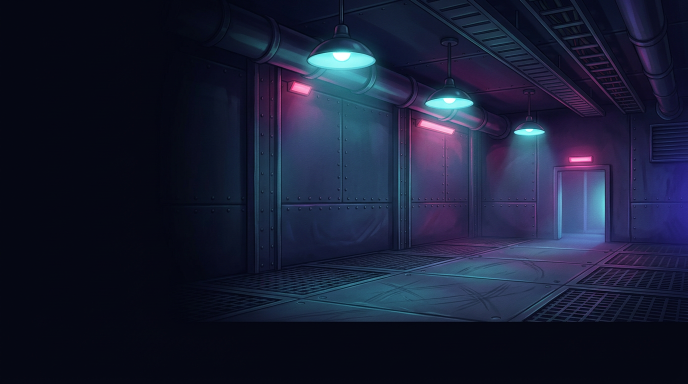
#> input picture assets-src/arena/bg_arena_night.png, 1376 x 768 px (shown at 1/2 size)
$ python build_potato_arena_assets.py
#> lines starting #> are read from the running program, lines starting #| are printed output that depends on the picture
#!/usr/bin/env python3
"""Neon Relay — «Potato Arena» asset bake.

Takes the approved Arena masters and produces the shipped, style-unified UI art:

  assets-src/arena/*.png        -> data/ui/backgrounds/*.png   (1280x720, quiet-zone enforced)
  assets-src/{arena,landing}    -> design/landing/*.jpg        (web derivatives, same recipe)
  data/game.png (weapon rects)  -> data/ui/weapons/weapons_6_128.png  (6x128 menu strip)
                                   assets-src/weapons/weapons_ui_all.png (2x3 master collage)
  (procedural, Neon Drive tokens) -> data/ui/icons/gamification_24.png (8x3 @64px)

Design rules implemented here (see docs/UI_POTATO_ARENA_REDESIGN_RU.md §2):
  * P4 no text in raster: nothing here writes glyphs; captions stay in the client.
  * P6 quiet zone: left 45% and bottom 14% are multiplied toward the night-0 base so that
    labels keep contrast; the report prints the measured luminance before/after.
  * P1/P8 one palette, one stroke weight: icon glyphs reuse the exact primitives and tokens of
    scripts/build_neon_ui_art.py, so menu icons and the in-game sheets cannot drift apart.
  * Weight gate: every shipped background must stay under --max-kb (default 400), the script
    falls back to an adaptive palette only when the quantization error is imperceptible.

`--check` regenerates into a temp dir and byte-compares with the repository (CI determinism gate).
"""
from __future__ import annotations

import argparse
import math
import os
import sys
import tempfile
import zlib
from pathlib import Path

import numpy as np
from PIL import Image, ImageDraw, ImageFilter

ROOT = Path(__file__).resolve().parent.parent
sys.path.insert(0, str(ROOT / "scripts"))
import build_neon_ui_art as ui  # noqa: E402  tokens + drawing primitives = single style source

SRC_ARENA = ROOT / "assets-src" / "arena"
SRC_ARSENAL = ROOT / "assets-src" / "arsenal"
SRC_LANDING = ROOT / "assets-src" / "landing"
OUT_BG = ROOT / "data" / "ui" / "backgrounds"
OUT_ICONS = ROOT / "data" / "ui" / "icons"
OUT_WEAPONS = ROOT / "data" / "ui" / "weapons"
OUT_ARSENAL = ROOT / "data" / "ui" / "arsenal"

# Armoury cards: one cell per weapon, 3 columns x 2 rows, cell 384x256. The client selects a cell
# with the same QuadsSetSubset math as the icon atlas (see CMenus::RenderWeaponCard).
CARD_W, CARD_H, CARD_COLS = 384, 256, 3

BG_W, BG_H = 1280, 720
QUIET_X, QUIET_Y = 0.45, 0.86  # left fraction / first row of the bottom band
NIGHT_0 = (5, 6, 14)
MAX_MAE = 8.0  # mean abs error per channel that stays invisible under the veil
# A JPEG is lossy by design and by *build*: libjpeg-turbo (CI runner) and libjpeg 6.2 (sandbox) put
# different bytes on disk for the same pixels. The gate therefore compares the shipped file with the
# pre-encode pixels and allows the encoder's own error, which is small and does not differ in kind.
JPEG_MAE = 6.0
# The background pipeline is not bit-reproducible across CPUs: `UnsharpMask` and the float composite
# run through Pillow/numpy code paths that use SIMD when the host has it, so a fresh bake can differ
# from the shipped file by a single least-significant bit on a handful of pixels (measured on the CI
# runner: 1-314 pixels of 921,600, max delta 1-2). That is the same art, and a pixel-exact gate would
# simply be red forever on somebody else's machine. The gate therefore accepts only noise of that
# size and shape; anything a person could see still fails.
SIMD_PIXEL_DELTA = 2          # largest per-channel difference that can only be rounding
SIMD_CHANGED_FRACTION = 0.002  # and it may touch at most a fifth of a percent of the pixels
CYAN, MAGENTA, VIOLET, WHITE, DIM = ui.CYAN, ui.MAGENTA, ui.VIOLET, ui.WHITE, ui.DIM

# Master (assets-src/arena) -> shipped name. Keys are the approved Arena masters.
BACKGROUNDS = [
    ("bg_arena_night.png", "arena_night.png"),        # start page
    ("bg_arena_burn.png", "arena_burn.png"),          # Races / burn-out lobby
    ("bg_arena_roster.png", "arena_roster.png"),       # Characters storefront
    ("bg_arena_vault.png", "arena_vault.png"),         # Wallet / prize vault
    ("bg_arena_podium.png", "arena_podium.png"),       # Leaders
    ("bg_arena_control.png", "arena_control.png"),     # Settings
    ("bg_ingame_combat.png", "arena_combat.png"),      # connected / in-game menu
    ("bg_arena_popup.png", "arena_popup.png"),         # fullscreen popups
    ("bg_arena_armory.png", "arena_armory.png"),        # Arsenal (six empty display niches)
]

# Same rects as scripts/build_potato_weapon_sheet.py (data/game.png is 1024x512, 32px grid).
WEAPON_RECTS = {
    "hammer": (64, 32, 128, 96),
    "pistol": (64, 128, 128, 64),
    "shotgun": (64, 192, 256, 64),
    "grenade": (64, 256, 224, 64),
    "ninja": (64, 320, 256, 64),
    "laser": (64, 384, 224, 96),
}
WEAPON_ORDER = ["hammer", "pistol", "shotgun", "grenade", "laser", "ninja"]
# Master (assets-src/arsenal) per weapon, in WEAPON_ORDER. Same six weapons as the sprite strip.
ARSENAL_MASTERS = {name: f"weapon_{name}.png" for name in WEAPON_ORDER}

ICON_NAMES = [
    "level_ring", "xp_bolt", "streak_flame", "quest_target", "daily_sun", "chest_prize", "trophy", "medal",
    "ticket", "coin_skr", "potato", "shield", "heart", "star", "crown", "lock", "check", "bell",
    "rank_up", "skull", "timer", "hook", "chat", "gear",
]


def stat(img: Image.Image) -> tuple[float, float]:
    a = np.asarray(img.convert("L"), dtype=np.float64)
    return float(a.mean()), float(a.std())


def quiet_zone(img: Image.Image) -> Image.Image:
    """Blend the left band and the bottom band toward night-0 (rule P6)."""
    w, h = img.size
    a = np.asarray(img.convert("RGB"), dtype=np.float64)
    xs = np.arange(w) / max(1.0, w * QUIET_X)
    fade_x = np.clip(xs, 0.0, 1.0) ** 0.7  # 0 at the left edge -> 1 outside the band
    y0 = int(h * QUIET_Y)
    fade_y = np.clip((np.arange(h) - y0) / max(1.0, h - y0), 0.0, 1.0) ** 0.8
    weight = np.minimum(fade_x[None, :], 1.0 - fade_y[:, None] * 0.55)
    weight = np.repeat(weight[..., None], 3, axis=2)
    base = np.asarray(NIGHT_0, dtype=np.float64)
    out = a * weight + base * (1.0 - weight)
    return Image.fromarray(np.clip(out, 0, 255).astype(np.uint8), "RGB")


# [9 lines left out: function _mae, not called in this run]


def save_small(img: Image.Image, dest: Path, max_kb: int) -> tuple[int, float]:
    """Smallest PNG that keeps the quantization error invisible under the menu veil.

    The client draws these at 38% alpha behind an 85% night-0 veil, so a 1280x720 adaptive
    palette is plenty; we still refuse a candidate whose mean absolute error exceeds MAX_MAE
    and fall back to higher fidelity instead of shipping banding.
    """
    dest.parent.mkdir(parents=True, exist_ok=True)
    rgb = img.convert("RGB")
    rgb.save(dest, optimize=True, compress_level=9)
    best = (dest.stat().st_size, 0.0)
    if best[0] <= max_kb * 1024:
        return best
    ref = np.asarray(rgb, dtype=np.int16)
    for colors in (160, 128, 96, 64):
        q = rgb.quantize(colors=colors, method=Image.Quantize.MEDIANCUT, dither=Image.Dither.FLOYDSTEINBERG)
        q.save(dest, optimize=True, compress_level=9)
        err = _mae(np.asarray(q.convert("RGB"), dtype=np.int16), ref)
        size = dest.stat().st_size
        if size <= max_kb * 1024 and err <= MAX_MAE:
            return size, err
        if size <= max_kb * 1024:
            best = (size, err)  # remember, keep trying for an acceptable error
    if best[0] > max_kb * 1024:
        best = (size, err)
    return best


def bake_backgrounds(max_kb: int, report: list[str], out_bg: Path = OUT_BG) -> None:
#> called with max_kb = 400
    out_bg.mkdir(parents=True, exist_ok=True)
    for src_name, dst_name in BACKGROUNDS:
        src = SRC_ARENA / src_name
        if not src.exists():
            report.append(f"MISSING master: {src.relative_to(ROOT)}")
            continue
        img = Image.open(src).convert("RGB")
#> img is the input picture: PIL image 1376x768 RGB; mean R, G, B 24.7, 29.8, 53
        img = img.resize((BG_W, BG_H), Image.LANCZOS)
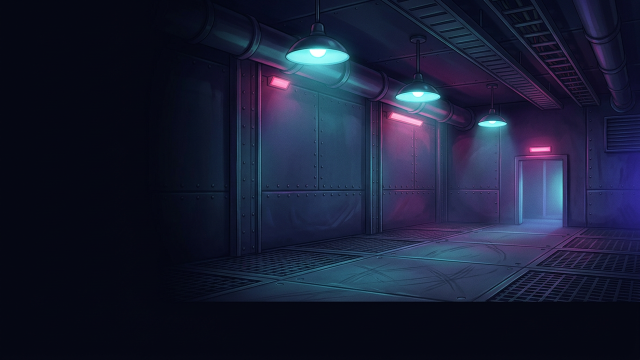
#> img: PIL image 1280x720 RGB (shown at 1/2 size); mean R, G, B 24.7, 29.8, 53
        before_mean, before_sd = stat(img)
#> in stat, `a = np.asarray(img.convert("L"), dtype=np.float64)`:
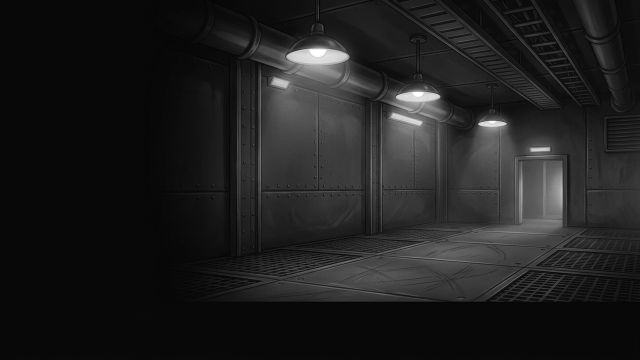
#> a: shape (720, 1280) float64 (shown at 1/2 size); min 1, max 255, mean 30.9
#> before_mean = 30.93; before_sd = 31.8
        img = quiet_zone(img)
        img = img.filter(ImageFilter.UnsharpMask(radius=1.4, percent=42, threshold=3))
        after_mean, after_sd = stat(img)
#> after_mean = 30.26; after_sd = 32.46
        size, err = save_small(img, out_bg / dst_name, max_kb)
#> size = 342879; err = 0
        a = np.asarray(img.convert("L"), dtype=np.float64)
        quiet = float(a[:, : int(BG_W * QUIET_X)].mean())
#> quiet = 13.12
        band = float(a[int(BG_H * QUIET_Y):, :].mean())
#> band = 7.08
        flag = "OK " if quiet <= 40.0 and band <= 40.0 else "WARN"
#> flag = 'OK '
        report.append(
            f"{flag} {dst_name:22} {BG_W}x{BG_H} L{before_mean:5.1f}->{after_mean:4.1f} sd{after_sd:4.1f} "
            f"quiet L{quiet:4.1f} band L{band:4.1f}  {size / 1024:6.0f} KiB  quant-MAE {err:.2f}"
        )
#> pass 2 of the loop in bake_backgrounds, `for src_name, dst_name in BACKGROUNDS:`:
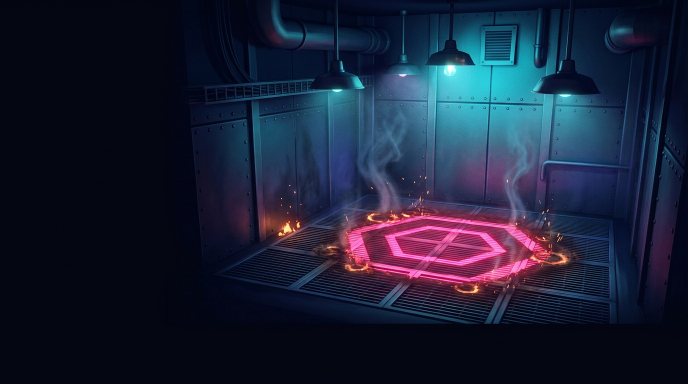
#> input picture assets-src/arena/bg_arena_burn.png, 1376 x 768 px (shown at 1/2 size)
#> in bake_backgrounds, img is the input picture: PIL image 1376x768 RGB; mean R, G, B 25.9, 32.5, 54
#> in bake_backgrounds, `img = img.resize((BG_W, BG_H), Image.LANCZOS)`:
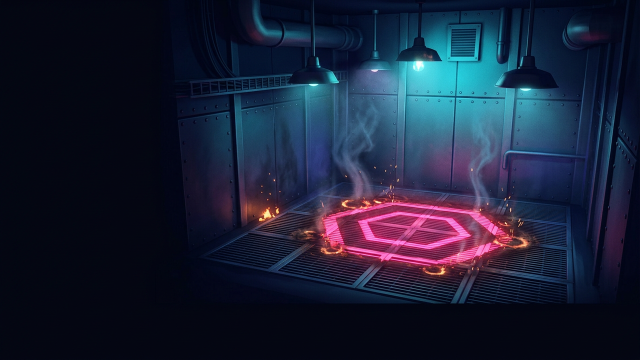
#> img: PIL image 1280x720 RGB (shown at 1/2 size); mean R, G, B 26, 32.5, 54
#> in stat (call 3), `a = np.asarray(img.convert("L"), dtype=np.float64)`:
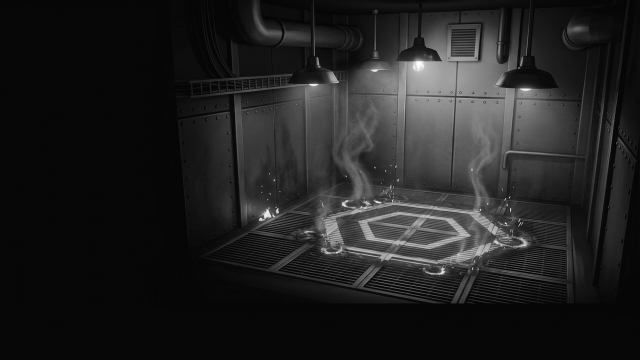
#> a: shape (720, 1280) float64 (shown at 1/2 size); min 0, max 255, mean 33
#> before_mean = 33; before_sd = 38.59
#> after_mean = 32.54; after_sd = 39.39
#> size = 310836
#> quiet = 12.08
#> band = 6.55
#> pass 3 of the loop in bake_backgrounds, `for src_name, dst_name in BACKGROUNDS:`:
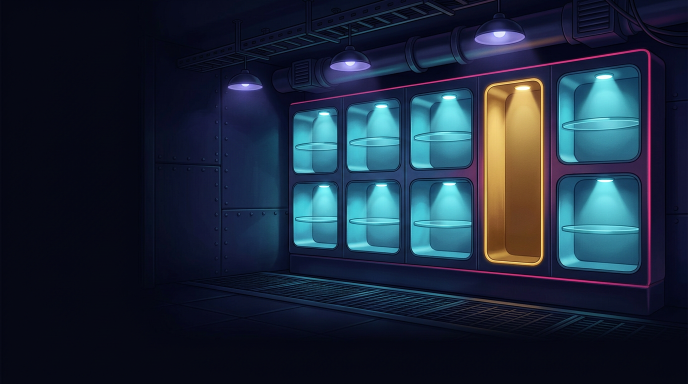
#> input picture assets-src/arena/bg_arena_roster.png, 1376 x 768 px (shown at 1/2 size)
#> in bake_backgrounds, img is the input picture: PIL image 1376x768 RGB; mean R, G, B 28.4, 41.2, 58.7
#> in bake_backgrounds, `img = img.resize((BG_W, BG_H), Image.LANCZOS)`:
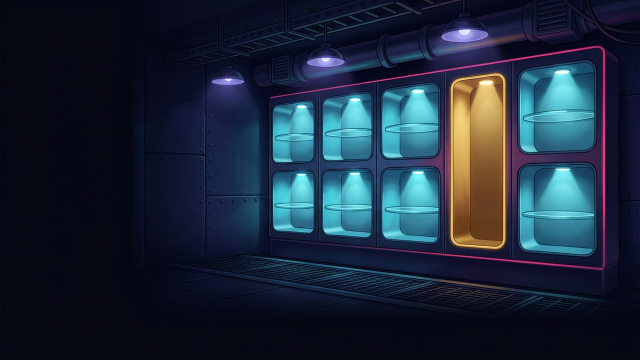
#> img: PIL image 1280x720 RGB (shown at 1/2 size); mean R, G, B 28.4, 41.2, 58.7
#> in stat (call 5), `a = np.asarray(img.convert("L"), dtype=np.float64)`:
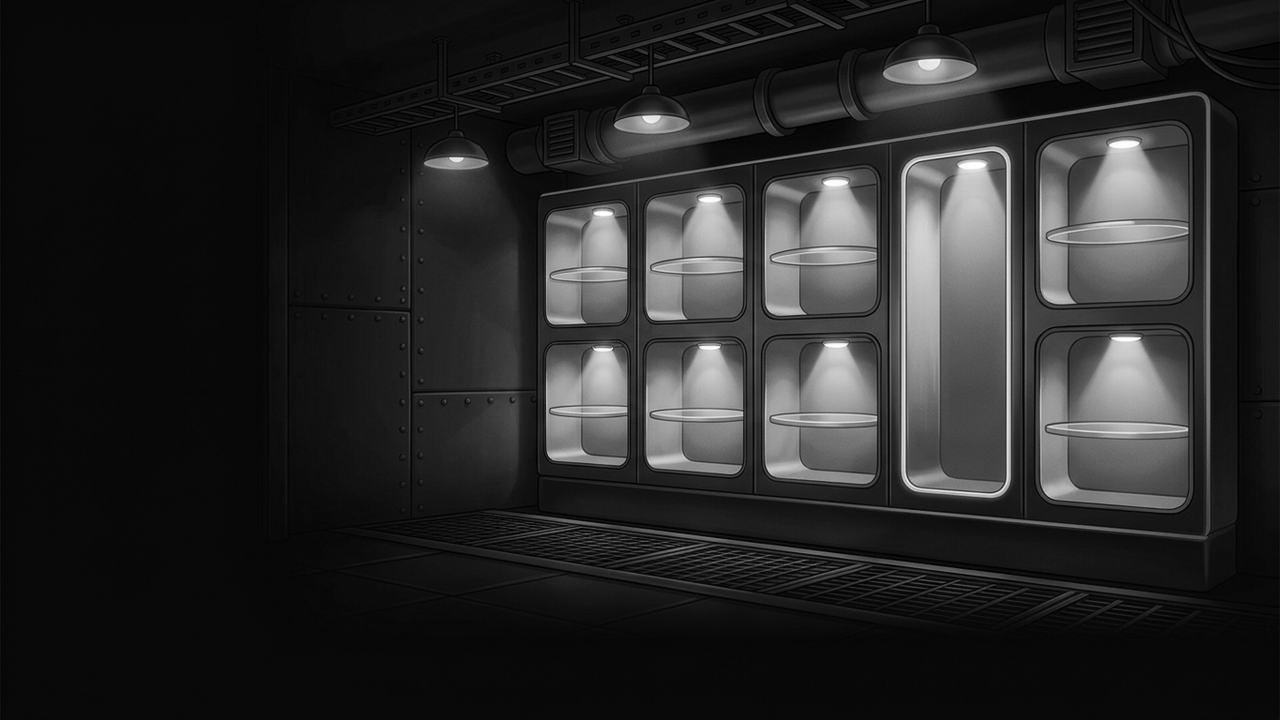
#> a: shape (720, 1280) float64; min 0, max 255, mean 39.3
#> before_mean = 39.35; before_sd = 48.46
#> after_mean = 38.38; after_sd = 49.45
#> size = 344566
#> quiet = 14.48
#> band = 7.53
#> the loop made 6 passes; the first 3 are shown


# [219 lines left out: functions cover, contain, bake_weapons, icon_glyph, bake_arsenal, not called in this run]


# Landing images are web derivatives of the same masters, so the page cannot drift from the client's
# art. Sizes are fixed by the layout (hero = 7:3 band, armory = the page's card section, vault = the
# honest-money block); everything is deterministic, so `--check` byte-compares these too.
LANDING_OUT = ROOT / "design" / "landing"
LANDING_IMAGES = [
    # source master, shipped file, target size (w, h), dark side that the text sits on
    (SRC_ARENA / "bg_arena_armory.png", "hero.jpg", (1680, 713), "right"),
    (SRC_ARENA / "bg_arena_armory.png", "armory.jpg", (1280, 720), "bottom"),
    (SRC_LANDING / "vault_prizes.png", "vault.jpg", (1100, 600), "bottom"),
]


# [139 lines left out: functions landing_rgb, bake_landing, build_icon_atlas, same_art, rel, bake_icons and 1 more, not called in this run]


def main() -> int:
    ap = argparse.ArgumentParser(description=__doc__)
    ap.add_argument("--check", action="store_true", help="byte-compare shipped files with a fresh bake (CI)")
    ap.add_argument("--max-kb", type=int, default=400, help="weight gate per background")
    args = ap.parse_args()

    if args.check:
        tmp = Path(tempfile.mkdtemp(prefix="potato-arena-"))
        bg, icons, weapons, arsenal = tmp / "bg", tmp / "icons", tmp / "weapons", tmp / "arsenal"
        report: list[str] = []
        bake_backgrounds(args.max_kb, report, bg)
        bake_weapons(report, weapons, write_master=False)
        bake_arsenal(report, arsenal, write_preview=False)
        bake_icons(report, icons, write_preview=False)
        shipped = (sorted(OUT_BG.glob("*.png")) + sorted(OUT_ICONS.glob("*.png"))
                   + sorted(OUT_WEAPONS.glob("*.png")) + sorted(OUT_ARSENAL.glob("*.png")))
        ok = bool(report and not any(r.startswith("MISSING") for r in report))
        for p in shipped:
            gen = {"backgrounds": bg, "icons": icons, "weapons": weapons, "arsenal": arsenal}[p.parent.name] / p.name
            same = gen.exists() and same_art(gen, p)
            ok = ok and same
            print(("  ok   " if same else "  DIFF ") + str(p.relative_to(ROOT)))
        # JPEG derivatives: compare the shipped file with the pixels *before* the encoder, so the
        # result is the same on every libjpeg build.
        for src, dst, size, side in LANDING_IMAGES:
            p = LANDING_OUT / dst
            if not src.exists() or not p.exists():
                print(f"  MISSING {p.relative_to(ROOT)}")
                ok = False
                continue
            ref = np.asarray(landing_rgb(src, size, side), dtype=np.int16)
            have = np.asarray(Image.open(p).convert("RGB"), dtype=np.int16)
            if ref.shape != have.shape:
                print(f"  DIFF {p.relative_to(ROOT)}: {have.shape[1]}x{have.shape[0]} vs {ref.shape[1]}x{ref.shape[0]}")
                ok = False
                continue
            err = _mae(have, ref)
            good = err <= JPEG_MAE
            ok = ok and good
            print(f"  {'ok  ' if good else 'DIFF'} {p.relative_to(ROOT)}  decode vs fresh pixels: "
                  f"MAE {err:.2f} (tolerance {JPEG_MAE}, encoder-independent)")
        print(f"environment: pillow {Image.__version__} numpy {np.__version__} "
              f"python {sys.version.split()[0]} zlib {zlib.ZLIB_VERSION} libjpeg "
              f"{Image.core.jpeglib_version if hasattr(Image.core, 'jpeglib_version') else '?'}")
        print("potato-arena check: " + ("PASS" if ok else "FAIL"))
        return 0 if ok else 1

    report = []
    bake_backgrounds(args.max_kb, report)
    bake_weapons(report)
    bake_arsenal(report)
    bake_icons(report)
    bake_landing(report)
    preview_backgrounds(report)
    for line in report:
        print(line)
    return 0


if __name__ == "__main__":
#> (the run stopped early here; a loop or call above may not have finished)
